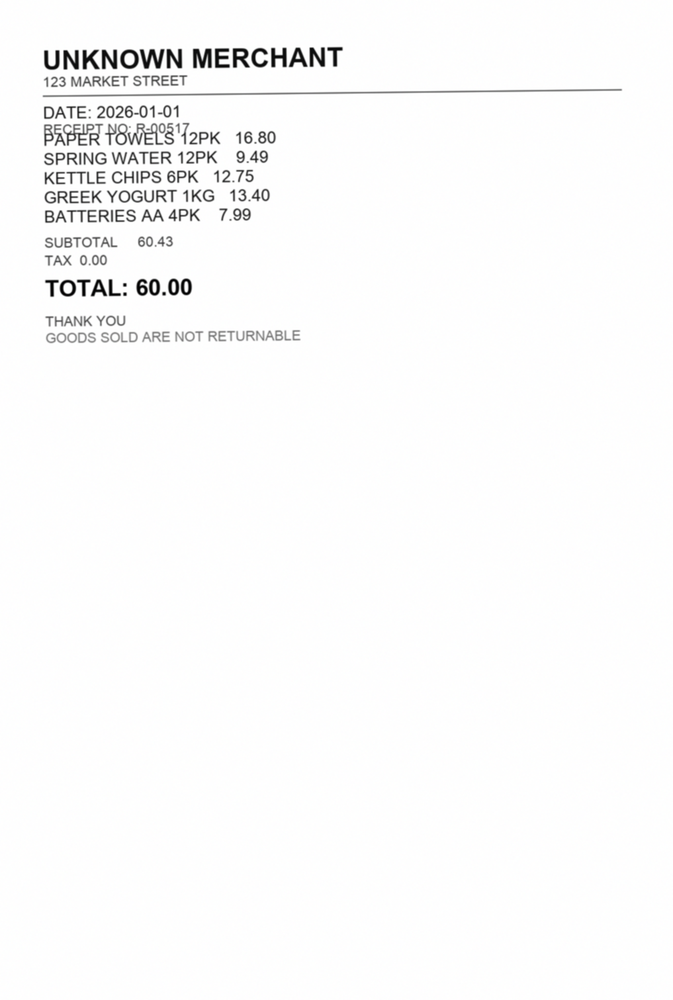
#> input picture cv/data/ocr/cord-0.png, 673 x 1000 px, shrunk from 1017 x 1511 before the run
$ python preprocess.py data/ocr/cord-0.png
#> lines starting #> are read from the running program, lines starting #| are printed output that depends on the picture; after the words box and inside, x2 and y2 are one past the last pixel; in counts of white or black regions, pixels touching at a corner belong together
"""OpenCV preprocessing pipeline for receipt / document images.

Stages
------
1. grayscale conversion
2. denoising (fast non-local means, falls back to median blur on tiny images)
3. adaptive threshold (for contour detection)
4. deskew (Hough-line angle with a projection-profile fallback)
5. contour-based receipt crop (largest plausible quadrilateral, perspective
   corrected; falls back to the full frame when no document is found)

Every function accepts a ``numpy.ndarray`` in BGR or grayscale and returns a
new array.  Nothing here needs a GPU.
"""

from __future__ import annotations

import argparse
from dataclasses import dataclass
from pathlib import Path

import cv2
import numpy as np


@dataclass
class PreprocessResult:
    """Intermediate images produced by :func:`preprocess`."""

    gray: np.ndarray
    denoised: np.ndarray
    binary: np.ndarray
    deskewed: np.ndarray
    cropped: np.ndarray
    angle: float
    crop_found: bool


def to_gray(image: np.ndarray) -> np.ndarray:
    """Return a single-channel uint8 image."""
    if image is None or image.size == 0:
        raise ValueError("empty image")
    if image.ndim == 2:
        gray = image
    elif image.ndim == 3 and image.shape[2] == 1:
        gray = image[:, :, 0]
    elif image.ndim == 3:
        gray = cv2.cvtColor(image, cv2.COLOR_BGR2GRAY)
    else:
        raise ValueError(f"unsupported image shape: {image.shape}")
    if gray.dtype != np.uint8:
        gray = cv2.normalize(gray, None, 0, 255, cv2.NORM_MINMAX).astype(np.uint8)
    return gray


def denoise(gray: np.ndarray) -> np.ndarray:
    """Remove sensor / JPEG noise while keeping text edges."""
    h, w = gray.shape[:2]
    if min(h, w) < 32:
        return cv2.medianBlur(gray, 3)
    return cv2.fastNlMeansDenoising(gray, None, h=7, templateWindowSize=7, searchWindowSize=21)


def adaptive_threshold(gray: np.ndarray, block_size: int = 31, c: int = 10) -> np.ndarray:
    """Adaptive Gaussian threshold; block size is forced odd and >= 3."""
    block = max(3, int(block_size) | 1)
    return cv2.adaptiveThreshold(
        gray,
        255,
        cv2.ADAPTIVE_THRESH_GAUSSIAN_C,
        cv2.THRESH_BINARY,
        block,
        c,
    )


# [18 lines left out: function _projection_angle, not called in this run]


def estimate_skew(binary: np.ndarray) -> float:
    """Return the skew angle in degrees (positive = counter-clockwise).

    Hough lines on a Canny edge map give a fast, robust estimate for receipts
    with long horizontal rules.  If too few lines are found we fall back to a
    projection-profile search over ``[-8, 8]`` degrees.
    """
    edges = cv2.Canny(binary, 50, 150, apertureSize=3)
    lines = cv2.HoughLinesP(
        edges, 1, np.pi / 180.0, threshold=80, minLineLength=max(40, binary.shape[1] // 5),
        maxLineGap=12,
    )
    angles: list[float] = []
    if lines is not None:
        for x1, y1, x2, y2 in lines.reshape(-1, 4):
            if x2 == x1:
                continue
            angle = float(np.degrees(np.arctan2(y2 - y1, x2 - x1)))
            if abs(angle) <= 15.0:
                angles.append(angle)
    if len(angles) >= 3:
        return float(np.median(angles))
    return _projection_angle(binary)


# [20 lines left out: function rotate, not called in this run]


def deskew(binary: np.ndarray) -> tuple[np.ndarray, float]:
    """Deskew a binary image (or a grayscale image thresholded internally)."""
    source = binary
    if binary.ndim == 3:
        source = to_gray(binary)
    probe = source
    if probe.dtype != np.uint8:
        probe = probe.astype(np.uint8)
    angle = estimate_skew(probe)
    if abs(angle) < 0.2:
        return binary.copy(), 0.0
    return rotate(binary, angle), angle


# [10 lines left out: function _order_quad, not called in this run]


def find_receipt_contour(image: np.ndarray, min_area_ratio: float = 0.08):
    """Find the largest quadrilateral that plausibly bounds a receipt.

    Returns ``(quad, crop_found)``.  When no plausible contour exists the full
    image rectangle is returned so downstream code always gets a crop.
    """
    gray = to_gray(image) if image.ndim == 3 else image
    h, w = gray.shape[:2]
    binary = adaptive_threshold(denoise(gray))
    ink = cv2.bitwise_not(binary)
    kernel = cv2.getStructuringElement(cv2.MORPH_RECT, (9, 9))
    closed = cv2.morphologyEx(ink, cv2.MORPH_CLOSE, kernel, iterations=2)
    contours, _ = cv2.findContours(closed, cv2.RETR_EXTERNAL, cv2.CHAIN_APPROX_SIMPLE)

    frame = np.array([[0, 0], [w - 1, 0], [w - 1, h - 1], [0, h - 1]], dtype=np.float32)
    best = None
    best_area = 0.0
    image_area = float(w * h)
    for contour in sorted(contours, key=cv2.contourArea, reverse=True)[:20]:
        area = float(cv2.contourArea(contour))
        if area < image_area * min_area_ratio:
            continue
        perimeter = cv2.arcLength(contour, True)
        approx = cv2.approxPolyDP(contour, 0.02 * perimeter, True)
        if len(approx) == 4:
            candidate = approx.reshape(4, 2).astype(np.float32)
        else:
            x, y, bw, bh = cv2.boundingRect(contour)
            candidate = np.array(
                [[x, y], [x + bw - 1, y], [x + bw - 1, y + bh - 1], [x, y + bh - 1]],
                dtype=np.float32,
            )
        if area > best_area:
            best, best_area = candidate, area
    if best is None:
        return frame, False
    return _order_quad(best), True


# [13 lines left out: function four_point_crop, not called in this run]


def crop_receipt(image: np.ndarray, min_area_ratio: float = 0.08) -> tuple[np.ndarray, bool]:
    quad, found = find_receipt_contour(image, min_area_ratio=min_area_ratio)
    if not found:
        return image.copy(), False
    return four_point_crop(image, quad), True


def preprocess(image: np.ndarray, min_area_ratio: float = 0.08) -> PreprocessResult:
    """Run the full pipeline and return every intermediate stage."""
    gray = to_gray(image)
    denoised = denoise(gray)
    binary = adaptive_threshold(denoised)
    deskewed, angle = deskew(denoised)
    cropped, crop_found = crop_receipt(deskewed, min_area_ratio=min_area_ratio)
    return PreprocessResult(
        gray=gray,
        denoised=denoised,
        binary=binary,
        deskewed=deskewed,
        cropped=cropped,
        angle=angle,
        crop_found=crop_found,
    )


def preprocess_file(path: str | Path, min_area_ratio: float = 0.08) -> PreprocessResult:
    image = cv2.imread(str(path), cv2.IMREAD_COLOR)
    if image is None:
        raise FileNotFoundError(f"could not read image: {path}")
    return preprocess(image, min_area_ratio=min_area_ratio)


def main() -> int:
    parser = argparse.ArgumentParser(description="Preprocess a receipt image with OpenCV")
    parser.add_argument("image", type=Path)
    parser.add_argument("--out", type=Path, default=None, help="write the cropped image here")
    args = parser.parse_args()

    result = preprocess_file(args.image)
#> in preprocess_file, image is the input picture: shape (1000, 673, 3); mean B, G, R 250.5, 250.5, 250.5
#> in adaptive_threshold, `return cv2.adaptiveThreshold( gray, 255, cv2.ADAPTIVE_THRESH_GAUSSIAN_..`:
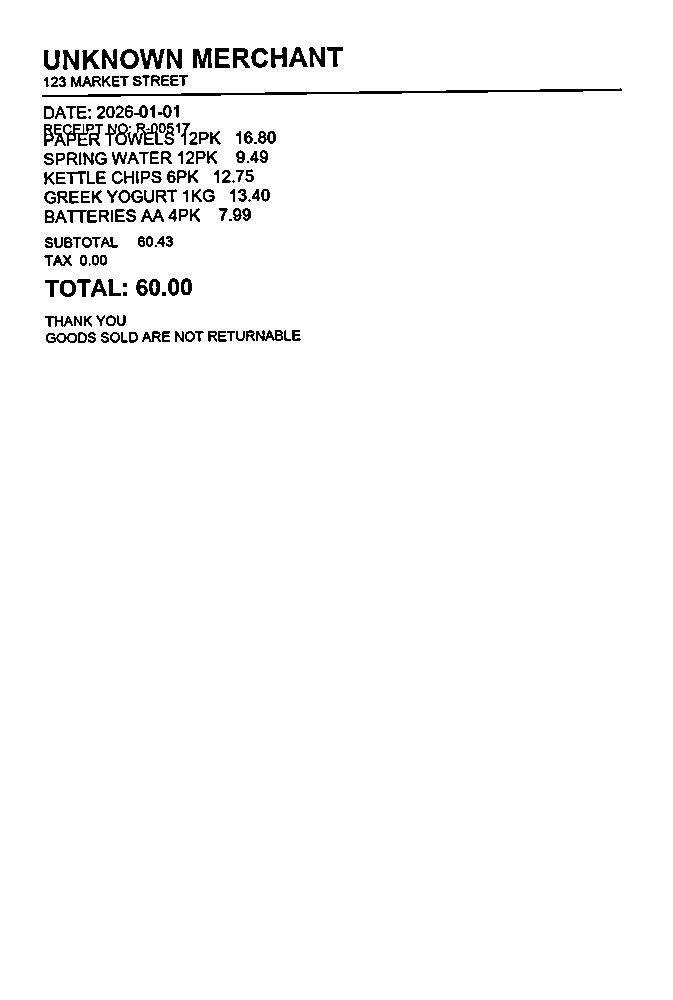
#> returned value: shape (1000, 673); 97.6% white; black in thin lines or dots, all inside (x1, y1, x2, y2) = (42, 47, 622, 343)
#> in estimate_skew, `edges = cv2.Canny(binary, 50, 150, apertureSize=3)`:
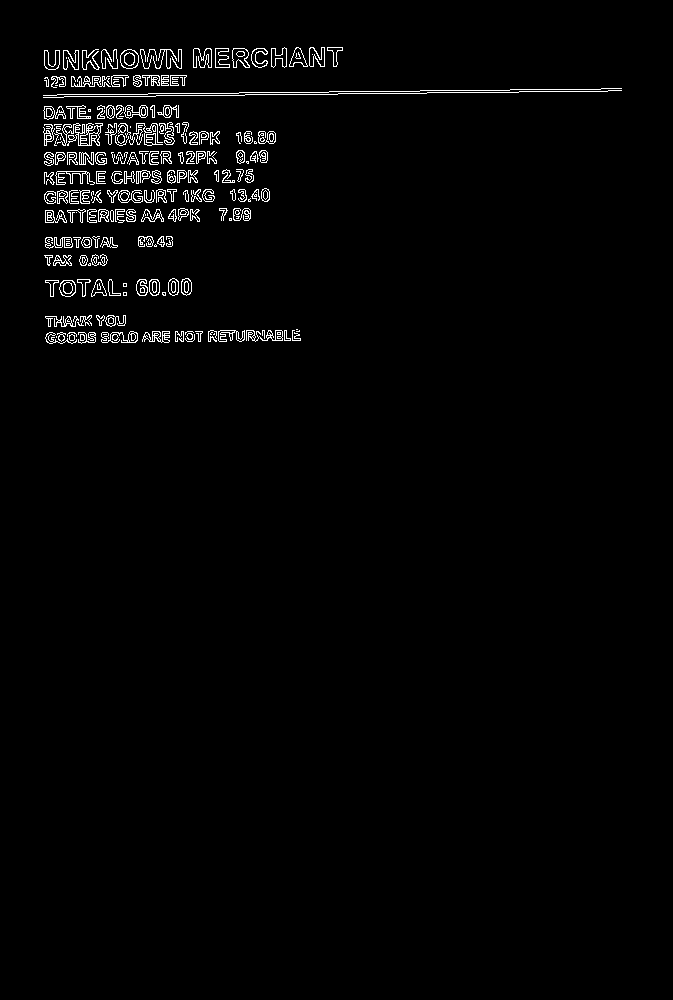
#> edges: shape (1000, 673); 1.8% white in thin lines or dots, all inside (x1, y1, x2, y2) = (43, 47, 622, 344)
#> in estimate_skew, `lines = cv2.HoughLinesP( edges, 1, np.pi / 180.0, threshold=80, minLin..`: lines = 24 rows, first 6: [46, 340, 300, 340], [46, 334, 299, 334], [46, 83, 184, 85], [88, 333, 297, 333], [133, 67, 336, 60], [44, 124, 219, 133]
#> the loop in estimate_skew, `for x1, y1, x2, y2 in lines.reshape(-1, 4):` made 24 passes
#> (x1, y1, x2, y2, angle) on passes 1 to 12: (46, 340, 300, 340, 0), (46, 334, 299, 334, 0), (46, 83, 184, 85, 0.83), (88, 333, 297, 333, 0), (133, 67, 336, 60, -1.97), (44, 124, 219, 133, 2.94), (57, 171, 197, 171, 0), (59, 339, 299, 335, -0.955), (44, 52, 340, 47, -0.968), (45, 158, 214, 158, 0), (44, 62, 226, 59, -0.944), (44, 133, 210, 133, 0)
#> after the loop in estimate_skew, `for x1, y1, x2, y2 in lines.reshape(-1, 4):`: angles = [0, 0, 0.83, 0, -1.97, 2.94, 0, -0.955, -0.968, 0, -0.944, 0, -0.999, 1.23, -0.999, 0, 0, 2.06, 1.18, 0, 1.14, -1.93, 0.686, 0]
#> in deskew, `angle = estimate_skew(probe)`: angle = 0
#> in find_receipt_contour, `closed = cv2.morphologyEx(ink, cv2.MORPH_CLOSE, kernel, iterations=2)`:
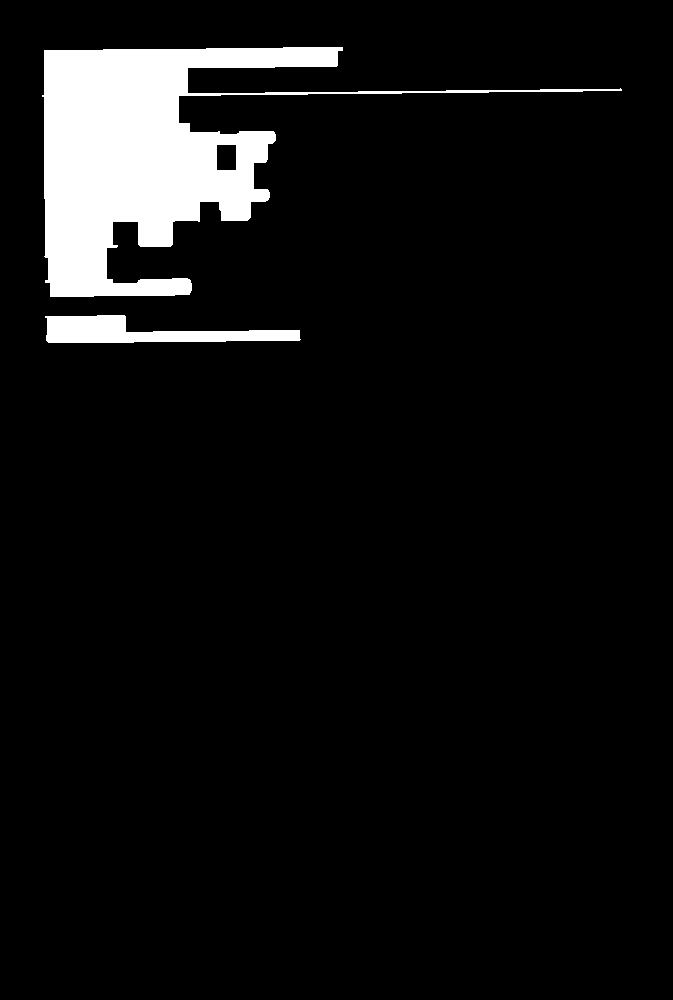
#> closed: shape (1000, 673); 6.7% white; 2 white regions
#> in find_receipt_contour, `contours, _ = cv2.findContours(closed, cv2.RETR_EXTERNAL, cv2.CHAIN_AP..`: contours = 2 contours; box (x1, y1, x2, y2) and area: (42, 47, 622, 297) 40474, (45, 315, 301, 343) 3764
#> the loop in find_receipt_contour, `for contour in sorted(contours, key=cv2.contourArea, reverse=True)[:20]:` made 2 passes
#> area on passes 1 to 2: 40474, 3763.5
#> after the loop in find_receipt_contour, `for contour in sorted(contours, key=cv2.contourArea, reverse=True)[:20]:`: best_area = 0
#> in crop_receipt, `quad, found = find_receipt_contour(image, min_area_ratio=min_area_ratio)`: quad = [[0, 0], [672, 0], [672, 999], [0, 999]]; found = False
    print(
        f"size={result.cropped.shape[1]}x{result.cropped.shape[0]} "
        f"skew={result.angle:.2f} crop_found={result.crop_found}"
    )
#| size=673x1000 skew=0.00 crop_found=False
    if args.out:
        args.out.parent.mkdir(parents=True, exist_ok=True)
        cv2.imwrite(str(args.out), result.cropped)
    return 0


if __name__ == "__main__":
    raise SystemExit(main())
#> (the program exits here)
